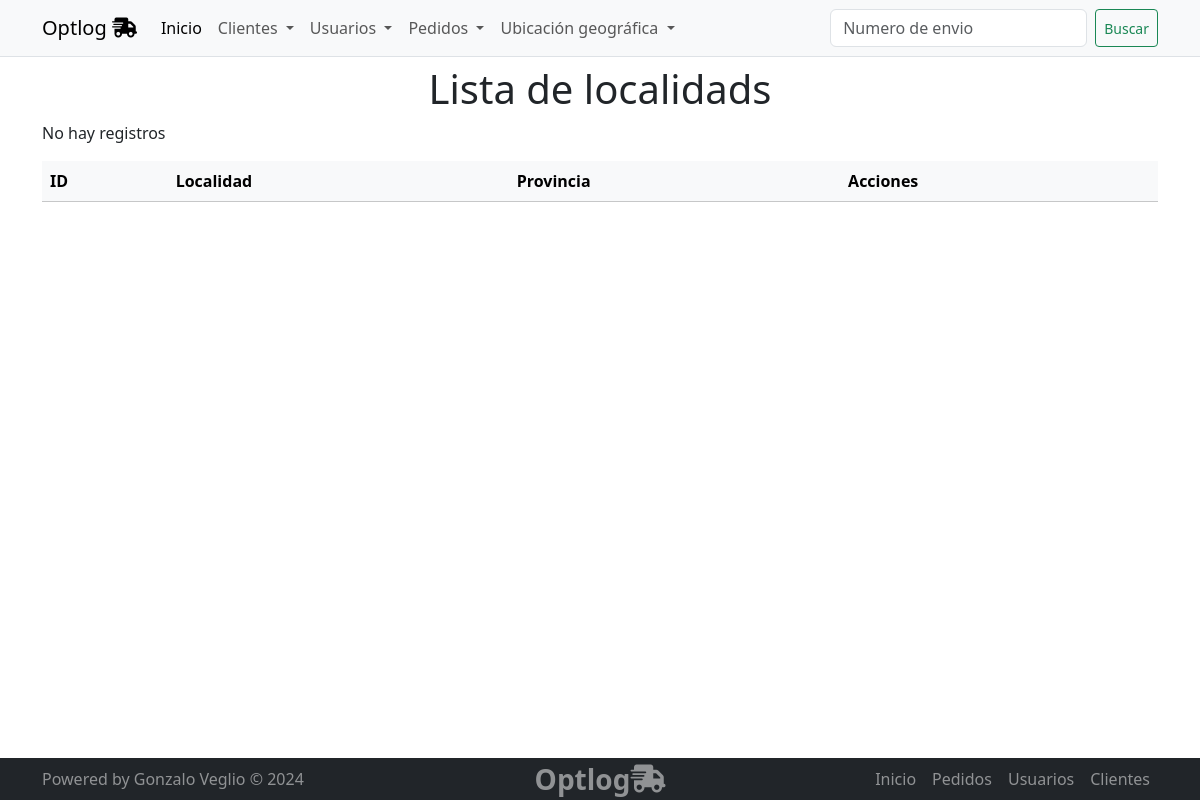
Page /geolocalizacion/localidades/list on the earlier database version.
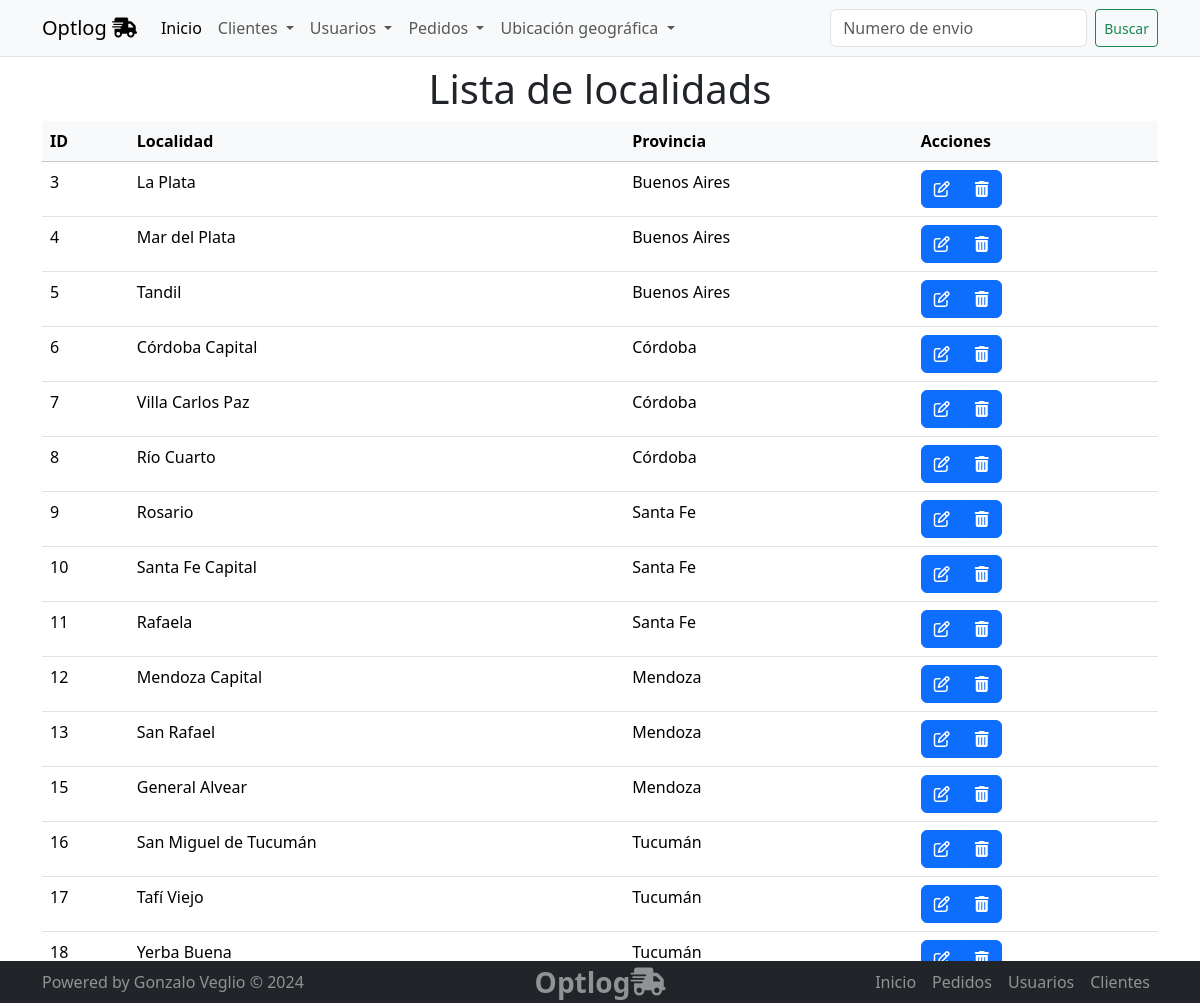
Same page on the later database version.
### geolocalizacion/models.py (models this page shows, shortened)
class Localidad(models.Model):
    nombre = models.CharField(max_length=100)
    provincia = models.ForeignKey(Provincia, on_delete=models.CASCADE,  )

class Provincia(models.Model):
    nombre = models.CharField(max_length=100)
    def __str__(self):
        return self.nombre

### geolocalizacion/views.py (the view)
# urls.py: path('localidades/list', views.localidad_list, name='localidad_list'),
def localidad_list(request):
    localidades = Localidad.objects.all()
    context = {"object_list": localidades}
    return render(request, "geolocalizacion/localidad_list.html", context)

### geolocalizacion/templates/geolocalizacion/localidad_list.html (shortened to what this page needs)
{% extends 'core/base.html' %}
{% block main %}
<section class="container">
  <h1 class="text-center">
    Lista de localidads
  </h1>
<table class="table table-hover">
  <thead class="table-light">
    <tr>
      <th>ID</th>
      <th>Localidad</th>
      <th>Provincia</th>
      <th>Acciones</th>
    </tr>
  </thead>
  <tbody>
    {% for object in object_list %}
    <tr>
      <td>{{object.id}}</td>
      <td>{{object.nombre | capfirst}}</td>
      <td>{{object.provincia | capfirst}}</td>
      <td>
        <div class="btn-group" role="group" aria-label="Basic example">
          <a href="{% url 'geolocalizacion:localidad_update' object.id %}" type="button" class="btn btn-primary"><i class="fa fa-edit"></i> </a>
          <a href="{% url 'geolocalizacion:localidad_delete' object.id %}" type="button" class="btn btn-primary"><i class="fa fa-trash"></i></a>
        </div>
      </td>
    </tr>
    {%empty%}
    <p>No hay registros</p>
    {% endfor %}
  </tbody>
</table>
</section>
{% endblock main %}

Differences in the rows shown:
added Localidad: id "3", nombre "La Plata", provincia "Buenos Aires"
added Localidad: id "4", nombre "Mar del Plata", provincia "Buenos Aires"
added Localidad: id "5", nombre "Tandil", provincia "Buenos Aires"
added Localidad: id "6", nombre "Córdoba Capital", provincia "Córdoba"
added Localidad: id "7", nombre "Villa Carlos Paz", provincia "Córdoba"
added Localidad: id "8", nombre "Río Cuarto", provincia "Córdoba"
added Localidad: id "9", nombre "Rosario", provincia "Santa Fe"
added Localidad: id "10", nombre "Santa Fe Capital", provincia "Santa Fe"
added Localidad: id "11", nombre "Rafaela", provincia "Santa Fe"
added Localidad: id "12", nombre "Mendoza Capital", provincia "Mendoza"
added Localidad: id "13", nombre "San Rafael", provincia "Mendoza"
added Localidad: id "15", nombre "General Alvear", provincia "Mendoza"
added Localidad: id "16", nombre "San Miguel de Tucumán", provincia "Tucumán"
added Localidad: id "17", nombre "Tafí Viejo", provincia "Tucumán"
added Localidad: id "18", nombre "Yerba Buena", provincia "Tucumán"
Other differences:
text no longer shown: "No hay registros"
